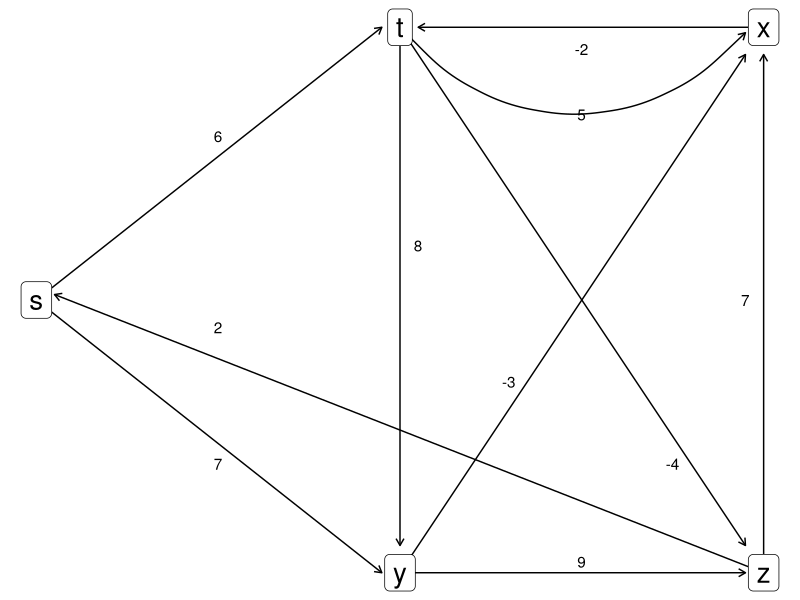
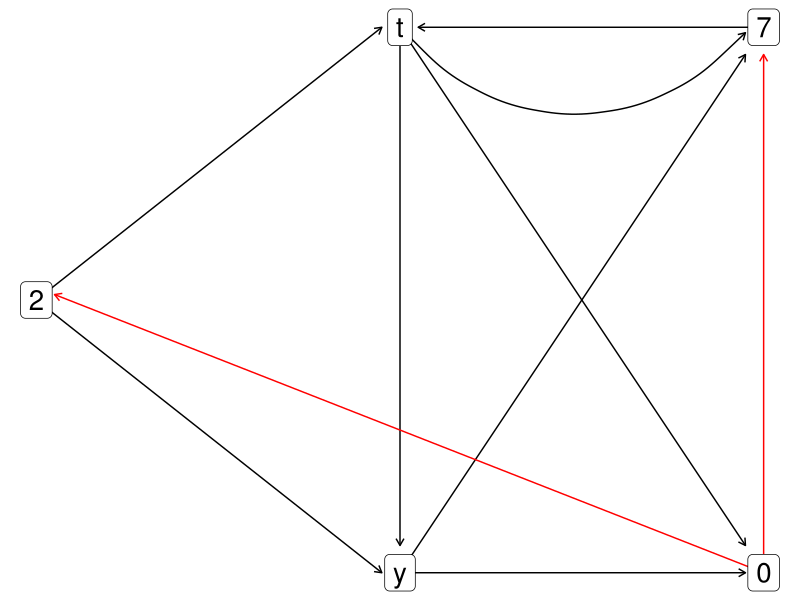
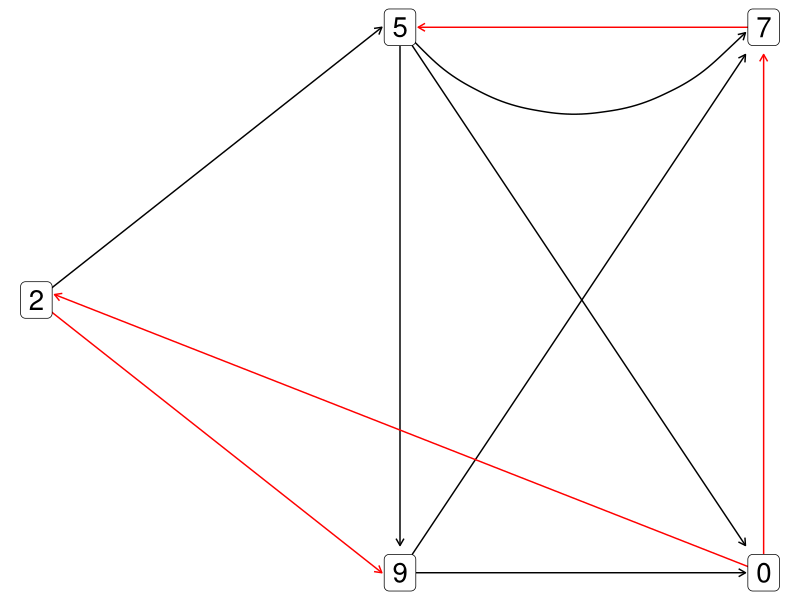
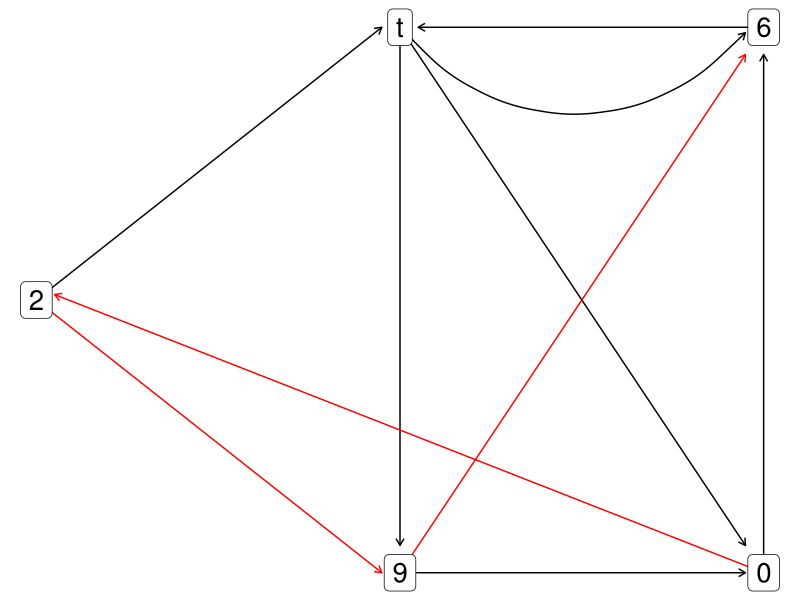
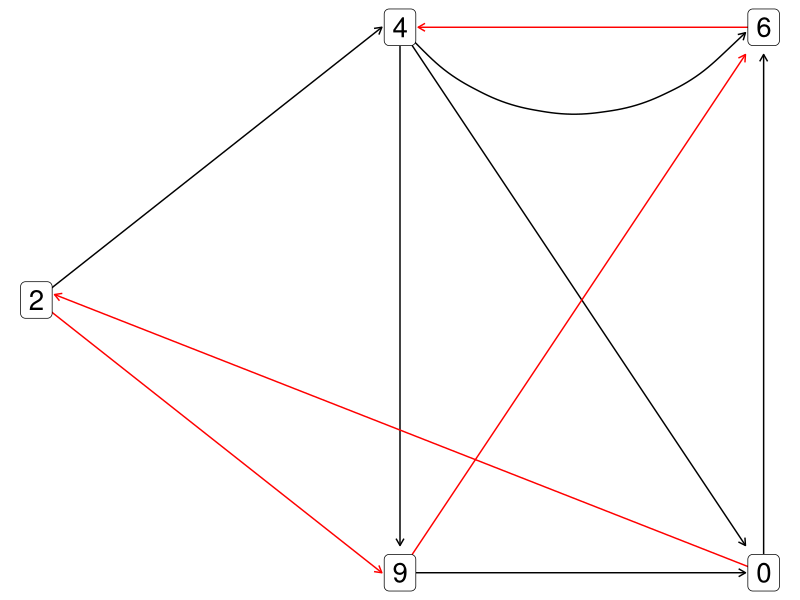
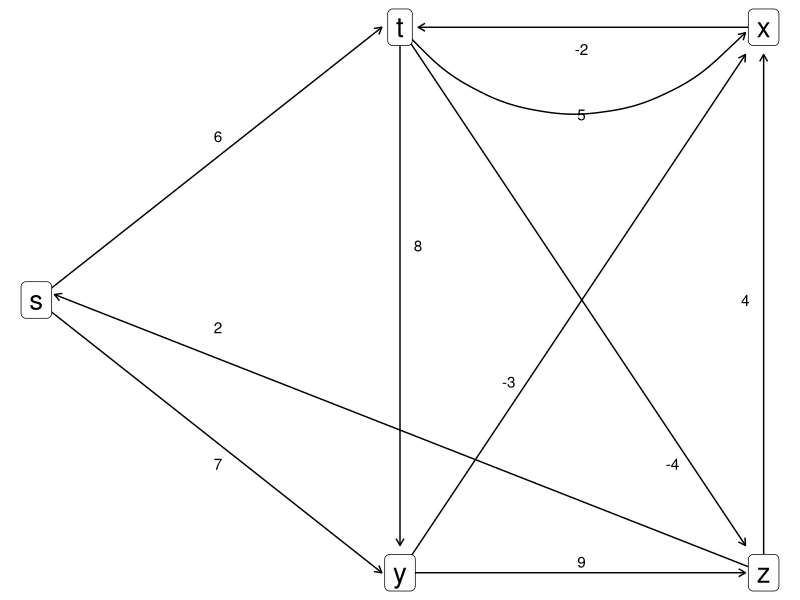
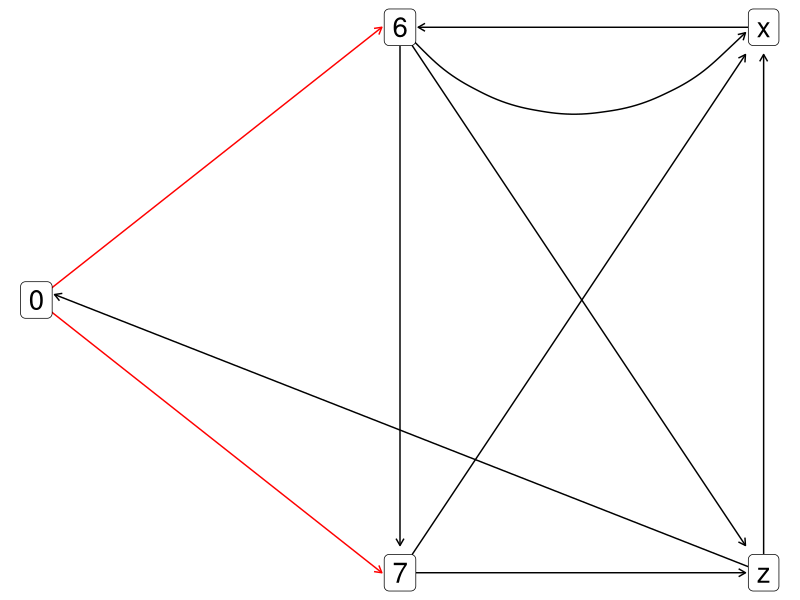
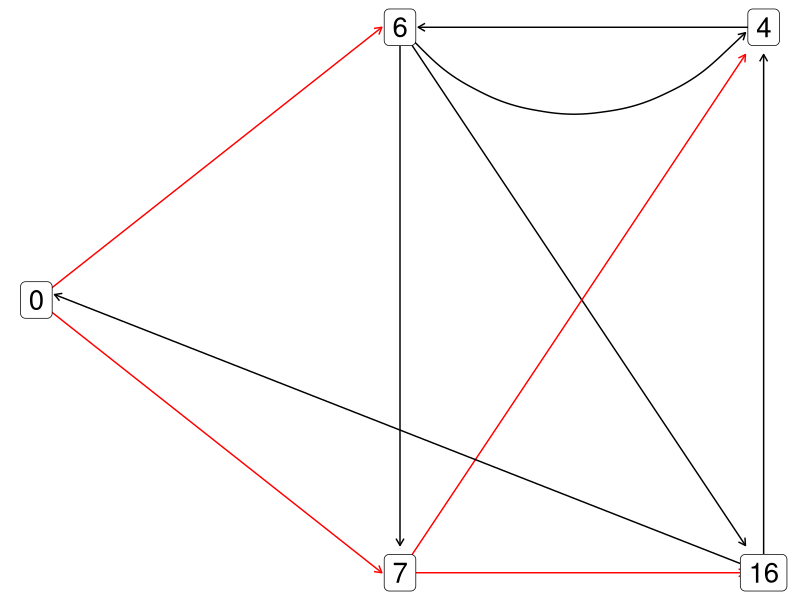

Here is the R script that generated these plots, in order:
## ---- chunk 1
knitr::opts_chunk$set(echo = TRUE)
rm(list=ls())
library(dplyr)
library(ggplot2)
## ---- chunk 2
data = data.frame(
  label = c("s","t","x","y","z"),
  x = c(0,2,4,2,4),
  y = c(0,5,5,-5,-5)
)

graf = 
  ggplot() +
  # s-t
  geom_segment(aes(x=0,xend=2-.1,
                   y=0,yend=5),
               arrow = arrow(length = unit(.2,"cm"))) +
  # s-y
  geom_segment(aes(x=0,xend=2-.1,
                   y=0,yend=-5),
               arrow = arrow(length = unit(.2,"cm"))) +
  # t-x
  geom_curve(aes(x=2,xend=4-.1,
                 y=5,yend=5-.1),
             arrow = arrow(length = unit(.2,"cm"))) +
  # x-t
  geom_segment(aes(x=4,xend=2+.1,
                   y=5,yend=5),
               arrow = arrow(length = unit(.2,"cm"))) +
  # t-z
  geom_segment(aes(x=2,xend=4-.1,
                   y=5,yend=-5+.5),
               arrow = arrow(length = unit(.2,"cm"))) +
  # t-y
  geom_segment(aes(x=2,xend=2,
                   y=5,yend=-5+.5),
               arrow = arrow(length = unit(.2,"cm"))) +
  # y-z
  geom_segment(aes(x=2,xend=4-.1,
                   y=-5,yend=-5),
               arrow = arrow(length = unit(.2,"cm"))) +
  # y-x
  geom_segment(aes(x=2,xend=4-.1,
                   y=-5,yend=5-.5),
               arrow = arrow(length = unit(.2,"cm"))) +
  # z-x
  geom_segment(aes(x=4,xend=4,
                   y=-5,yend=5-.5),
               arrow = arrow(length = unit(.2,"cm"))) +
  # z-s
  geom_segment(aes(x=4,xend=0+.1,
                   y=-5,yend=0+.1),
               arrow = arrow(length = unit(.2,"cm"))) +
  geom_label(data = data,
             aes(x = x, 
                 y = y,
                 label = label),
             size = 7) +
  theme_void()
## ---- chunk 3
graf_soal = 
  graf +
  # s-t = 6
  annotate("text",x = 1,y=3,label = "6") +
  # s-y = 7
  annotate("text",x = 1,y=-3,label = "7") +
  # t-x = 5
  annotate("text",x = 3,y=3.4,label = "5") +
  # x-t = -2
  annotate("text",x = 3,y=4.6,label = "-2") +
  # z-x = 7 
  annotate("text",x = 3.9,y=0,label = "7") +
  # y-z = 9
  annotate("text",x = 3,y=-4.8,label = "9") +
  # t-y = 8
  annotate("text",x = 2.1,y=1,label = "8") +
  # z-s = 2 
  annotate("text",x = 1,y=-0.5,label = "2") +
  # y-x = -3
  annotate("text",x = 2.6,y=-1.5,label = "-3") +
  # t-z = -4
  annotate("text",x = 3.5,y=-3,label = "-4")

graf_soal
## ---- chunk 4
data = data.frame(
# label = c("s","t","x","y","z")
  label = c("2","t","7","y","0"),
  x = c(0,2,4,2,4),
  y = c(0,5,5,-5,-5)
)

graf = 
  ggplot() +
  # s-t
  geom_segment(aes(x=0,xend=2-.1,
                   y=0,yend=5),
               arrow = arrow(length = unit(.2,"cm"))) +
  # s-y
  geom_segment(aes(x=0,xend=2-.1,
                   y=0,yend=-5),
               arrow = arrow(length = unit(.2,"cm"))) +
  # t-x
  geom_curve(aes(x=2,xend=4-.1,
                 y=5,yend=5-.1),
             arrow = arrow(length = unit(.2,"cm"))) +
  # x-t
  geom_segment(aes(x=4,xend=2+.1,
                   y=5,yend=5),
               arrow = arrow(length = unit(.2,"cm"))) +
  # t-z
  geom_segment(aes(x=2,xend=4-.1,
                   y=5,yend=-5+.5),
               arrow = arrow(length = unit(.2,"cm"))) +
  # t-y
  geom_segment(aes(x=2,xend=2,
                   y=5,yend=-5+.5),
               arrow = arrow(length = unit(.2,"cm"))) +
  # y-z
  geom_segment(aes(x=2,xend=4-.1,
                   y=-5,yend=-5),
               arrow = arrow(length = unit(.2,"cm"))) +
  # y-x
  geom_segment(aes(x=2,xend=4-.1,
                   y=-5,yend=5-.5),
               arrow = arrow(length = unit(.2,"cm"))) +
  # z-x
  geom_segment(aes(x=4,xend=4,
                   y=-5,yend=5-.5),
               arrow = arrow(length = unit(.2,"cm")),
               color = "red") +
  # z-s
  geom_segment(aes(x=4,xend=0+.1,
                   y=-5,yend=0+.1),
               arrow = arrow(length = unit(.2,"cm")),
               color = "red") +
  geom_label(data = data,
             aes(x = x, 
                 y = y,
                 label = label),
             size = 7) +
  theme_void()

graf
## ---- chunk 5
data = data.frame(
# label = c("s","t","x","y","z")
  label = c("2","5","7","9","0"),
  x = c(0,2,4,2,4),
  y = c(0,5,5,-5,-5)
)

graf = 
  ggplot() +
  # s-t
  geom_segment(aes(x=0,xend=2-.1,
                   y=0,yend=5),
               arrow = arrow(length = unit(.2,"cm"))) +
  # s-y
  geom_segment(aes(x=0,xend=2-.1,
                   y=0,yend=-5),
               arrow = arrow(length = unit(.2,"cm")),
               color = "red") +
  # t-x
  geom_curve(aes(x=2,xend=4-.1,
                 y=5,yend=5-.1),
             arrow = arrow(length = unit(.2,"cm"))) +
  # x-t
  geom_segment(aes(x=4,xend=2+.1,
                   y=5,yend=5),
               arrow = arrow(length = unit(.2,"cm")),
               color = "red") +
  # t-z
  geom_segment(aes(x=2,xend=4-.1,
                   y=5,yend=-5+.5),
               arrow = arrow(length = unit(.2,"cm"))) +
  # t-y
  geom_segment(aes(x=2,xend=2,
                   y=5,yend=-5+.5),
               arrow = arrow(length = unit(.2,"cm"))) +
  # y-z
  geom_segment(aes(x=2,xend=4-.1,
                   y=-5,yend=-5),
               arrow = arrow(length = unit(.2,"cm"))) +
  # y-x
  geom_segment(aes(x=2,xend=4-.1,
                   y=-5,yend=5-.5),
               arrow = arrow(length = unit(.2,"cm"))) +
  # z-x
  geom_segment(aes(x=4,xend=4,
                   y=-5,yend=5-.5),
               arrow = arrow(length = unit(.2,"cm")),
               color = "red") +
  # z-s
  geom_segment(aes(x=4,xend=0+.1,
                   y=-5,yend=0+.1),
               arrow = arrow(length = unit(.2,"cm")),
               color = "red") +
  geom_label(data = data,
             aes(x = x, 
                 y = y,
                 label = label),
             size = 7) +
  theme_void()

graf
## ---- chunk 6
data = data.frame(
# label = c("s","t","x","y","z")
  label = c("2","t","6","9","0"),
  x = c(0,2,4,2,4),
  y = c(0,5,5,-5,-5)
)

graf = 
  ggplot() +
  # s-t
  geom_segment(aes(x=0,xend=2-.1,
                   y=0,yend=5),
               arrow = arrow(length = unit(.2,"cm"))) +
  # s-y
  geom_segment(aes(x=0,xend=2-.1,
                   y=0,yend=-5),
               arrow = arrow(length = unit(.2,"cm")),
               color = "red") +
  # t-x
  geom_curve(aes(x=2,xend=4-.1,
                 y=5,yend=5-.1),
             arrow = arrow(length = unit(.2,"cm"))) +
  # x-t
  geom_segment(aes(x=4,xend=2+.1,
                   y=5,yend=5),
               arrow = arrow(length = unit(.2,"cm"))) +
  # t-z
  geom_segment(aes(x=2,xend=4-.1,
                   y=5,yend=-5+.5),
               arrow = arrow(length = unit(.2,"cm"))) +
  # t-y
  geom_segment(aes(x=2,xend=2,
                   y=5,yend=-5+.5),
               arrow = arrow(length = unit(.2,"cm"))) +
  # y-z
  geom_segment(aes(x=2,xend=4-.1,
                   y=-5,yend=-5),
               arrow = arrow(length = unit(.2,"cm"))) +
  # y-x
  geom_segment(aes(x=2,xend=4-.1,
                   y=-5,yend=5-.5),
               arrow = arrow(length = unit(.2,"cm")),
               color = "red") +
  # z-x
  geom_segment(aes(x=4,xend=4,
                   y=-5,yend=5-.5),
               arrow = arrow(length = unit(.2,"cm"))) +
  # z-s
  geom_segment(aes(x=4,xend=0+.1,
                   y=-5,yend=0+.1),
               arrow = arrow(length = unit(.2,"cm")),
               color = "red") +
  geom_label(data = data,
             aes(x = x, 
                 y = y,
                 label = label),
             size = 7) +
  theme_void()

graf
## ---- chunk 7
data = data.frame(
# label = c("s","t","x","y","z")
  label = c("2","4","6","9","0"),
  x = c(0,2,4,2,4),
  y = c(0,5,5,-5,-5)
)

graf = 
  ggplot() +
  # s-t
  geom_segment(aes(x=0,xend=2-.1,
                   y=0,yend=5),
               arrow = arrow(length = unit(.2,"cm"))) +
  # s-y
  geom_segment(aes(x=0,xend=2-.1,
                   y=0,yend=-5),
               arrow = arrow(length = unit(.2,"cm")),
               color = "red") +
  # t-x
  geom_curve(aes(x=2,xend=4-.1,
                 y=5,yend=5-.1),
             arrow = arrow(length = unit(.2,"cm"))) +
  # x-t
  geom_segment(aes(x=4,xend=2+.1,
                   y=5,yend=5),
               arrow = arrow(length = unit(.2,"cm")),
               color = "red") +
  # t-z
  geom_segment(aes(x=2,xend=4-.1,
                   y=5,yend=-5+.5),
               arrow = arrow(length = unit(.2,"cm"))) +
  # t-y
  geom_segment(aes(x=2,xend=2,
                   y=5,yend=-5+.5),
               arrow = arrow(length = unit(.2,"cm"))) +
  # y-z
  geom_segment(aes(x=2,xend=4-.1,
                   y=-5,yend=-5),
               arrow = arrow(length = unit(.2,"cm"))) +
  # y-x
  geom_segment(aes(x=2,xend=4-.1,
                   y=-5,yend=5-.5),
               arrow = arrow(length = unit(.2,"cm")),
               color = "red") +
  # z-x
  geom_segment(aes(x=4,xend=4,
                   y=-5,yend=5-.5),
               arrow = arrow(length = unit(.2,"cm"))) +
  # z-s
  geom_segment(aes(x=4,xend=0+.1,
                   y=-5,yend=0+.1),
               arrow = arrow(length = unit(.2,"cm")),
               color = "red") +
  geom_label(data = data,
             aes(x = x, 
                 y = y,
                 label = label),
             size = 7) +
  theme_void()

graf
## ---- chunk 8
rm(list=ls())
data = data.frame(
  label = c("s","t","x","y","z"),
  x = c(0,2,4,2,4),
  y = c(0,5,5,-5,-5)
)

graf = 
  ggplot() +
  # s-t
  geom_segment(aes(x=0,xend=2-.1,
                   y=0,yend=5),
               arrow = arrow(length = unit(.2,"cm"))) +
  # s-y
  geom_segment(aes(x=0,xend=2-.1,
                   y=0,yend=-5),
               arrow = arrow(length = unit(.2,"cm"))) +
  # t-x
  geom_curve(aes(x=2,xend=4-.1,
                 y=5,yend=5-.1),
             arrow = arrow(length = unit(.2,"cm"))) +
  # x-t
  geom_segment(aes(x=4,xend=2+.1,
                   y=5,yend=5),
               arrow = arrow(length = unit(.2,"cm"))) +
  # t-z
  geom_segment(aes(x=2,xend=4-.1,
                   y=5,yend=-5+.5),
               arrow = arrow(length = unit(.2,"cm"))) +
  # t-y
  geom_segment(aes(x=2,xend=2,
                   y=5,yend=-5+.5),
               arrow = arrow(length = unit(.2,"cm"))) +
  # y-z
  geom_segment(aes(x=2,xend=4-.1,
                   y=-5,yend=-5),
               arrow = arrow(length = unit(.2,"cm"))) +
  # y-x
  geom_segment(aes(x=2,xend=4-.1,
                   y=-5,yend=5-.5),
               arrow = arrow(length = unit(.2,"cm"))) +
  # z-x
  geom_segment(aes(x=4,xend=4,
                   y=-5,yend=5-.5),
               arrow = arrow(length = unit(.2,"cm"))) +
  # z-s
  geom_segment(aes(x=4,xend=0+.1,
                   y=-5,yend=0+.1),
               arrow = arrow(length = unit(.2,"cm"))) +
  geom_label(data = data,
             aes(x = x, 
                 y = y,
                 label = label),
             size = 7) +
  theme_void()
## ---- chunk 9
graf_soal = 
  graf +
  # s-t = 6
  annotate("text",x = 1,y=3,label = "6") +
  # s-y = 7
  annotate("text",x = 1,y=-3,label = "7") +
  # t-x = 5
  annotate("text",x = 3,y=3.4,label = "5") +
  # x-t = -2
  annotate("text",x = 3,y=4.6,label = "-2") +
  # z-x = 4 
  annotate("text",x = 3.9,y=0,label = "4") +
  # y-z = 9
  annotate("text",x = 3,y=-4.8,label = "9") +
  # t-y = 8
  annotate("text",x = 2.1,y=1,label = "8") +
  # z-s = 2 
  annotate("text",x = 1,y=-0.5,label = "2") +
  # y-x = -3
  annotate("text",x = 2.6,y=-1.5,label = "-3") +
  # t-z = -4
  annotate("text",x = 3.5,y=-3,label = "-4")

graf_soal
## ---- chunk 10
data = data.frame(
# label = c("s","t","x","y","z")
  label = c("0","6","x","7","z"),
  x = c(0,2,4,2,4),
  y = c(0,5,5,-5,-5)
)

graf = 
  ggplot() +
  # s-t
  geom_segment(aes(x=0,xend=2-.1,
                   y=0,yend=5),
               arrow = arrow(length = unit(.2,"cm")),
               color = "red") +
  # s-y
  geom_segment(aes(x=0,xend=2-.1,
                   y=0,yend=-5),
               arrow = arrow(length = unit(.2,"cm")),
               color = "red") +
  # t-x
  geom_curve(aes(x=2,xend=4-.1,
                 y=5,yend=5-.1),
             arrow = arrow(length = unit(.2,"cm"))) +
  # x-t
  geom_segment(aes(x=4,xend=2+.1,
                   y=5,yend=5),
               arrow = arrow(length = unit(.2,"cm"))) +
  # t-z
  geom_segment(aes(x=2,xend=4-.1,
                   y=5,yend=-5+.5),
               arrow = arrow(length = unit(.2,"cm"))) +
  # t-y
  geom_segment(aes(x=2,xend=2,
                   y=5,yend=-5+.5),
               arrow = arrow(length = unit(.2,"cm"))) +
  # y-z
  geom_segment(aes(x=2,xend=4-.1,
                   y=-5,yend=-5),
               arrow = arrow(length = unit(.2,"cm"))) +
  # y-x
  geom_segment(aes(x=2,xend=4-.1,
                   y=-5,yend=5-.5),
               arrow = arrow(length = unit(.2,"cm"))) +
  # z-x
  geom_segment(aes(x=4,xend=4,
                   y=-5,yend=5-.5),
               arrow = arrow(length = unit(.2,"cm"))) +
  # z-s
  geom_segment(aes(x=4,xend=0+.1,
                   y=-5,yend=0+.1),
               arrow = arrow(length = unit(.2,"cm"))) +
  geom_label(data = data,
             aes(x = x, 
                 y = y,
                 label = label),
             size = 7) +
  theme_void()

graf
## ---- chunk 11
data = data.frame(
# label = c("s","t","x","y","z")
  label = c("0","6","4","7","16"),
  x = c(0,2,4,2,4),
  y = c(0,5,5,-5,-5)
)

graf = 
  ggplot() +
  # s-t
  geom_segment(aes(x=0,xend=2-.1,
                   y=0,yend=5),
               arrow = arrow(length = unit(.2,"cm")),
               color = "red") +
  # s-y
  geom_segment(aes(x=0,xend=2-.1,
                   y=0,yend=-5),
               arrow = arrow(length = unit(.2,"cm")),
               color = "red") +
  # t-x
  geom_curve(aes(x=2,xend=4-.1,
                 y=5,yend=5-.1),
             arrow = arrow(length = unit(.2,"cm"))) +
  # x-t
  geom_segment(aes(x=4,xend=2+.1,
                   y=5,yend=5),
               arrow = arrow(length = unit(.2,"cm"))) +
  # t-z
  geom_segment(aes(x=2,xend=4-.1,
                   y=5,yend=-5+.5),
               arrow = arrow(length = unit(.2,"cm"))) +
  # t-y
  geom_segment(aes(x=2,xend=2,
                   y=5,yend=-5+.5),
               arrow = arrow(length = unit(.2,"cm"))) +
  # y-z
  geom_segment(aes(x=2,xend=4-.1,
                   y=-5,yend=-5),
               arrow = arrow(length = unit(.2,"cm")),
               color = "red") +
  # y-x
  geom_segment(aes(x=2,xend=4-.1,
                   y=-5,yend=5-.5),
               arrow = arrow(length = unit(.2,"cm")),
               color = "red") +
  # z-x
  geom_segment(aes(x=4,xend=4,
                   y=-5,yend=5-.5),
               arrow = arrow(length = unit(.2,"cm"))) +
  # z-s
  geom_segment(aes(x=4,xend=0+.1,
                   y=-5,yend=0+.1),
               arrow = arrow(length = unit(.2,"cm"))) +
  geom_label(data = data,
             aes(x = x, 
                 y = y,
                 label = label),
             size = 7) +
  theme_void()

graf
## ---- chunk 12
data = data.frame(
# label = c("s","t","x","y","z")
  label = c("0","2","4","7","-2"),
  x = c(0,2,4,2,4),
  y = c(0,5,5,-5,-5)
)

graf = 
  ggplot() +
  # s-t
  geom_segment(aes(x=0,xend=2-.1,
                   y=0,yend=5),
               arrow = arrow(length = unit(.2,"cm"))) +
  # s-y
  geom_segment(aes(x=0,xend=2-.1,
                   y=0,yend=-5),
               arrow = arrow(length = unit(.2,"cm")),
               color = "red") +
  # t-x
  geom_curve(aes(x=2,xend=4-.1,
                 y=5,yend=5-.1),
             arrow = arrow(length = unit(.2,"cm"))) +
  # x-t
  geom_segment(aes(x=4,xend=2+.1,
                   y=5,yend=5),
               arrow = arrow(length = unit(.2,"cm")),
               color = "red") +
  # t-z
  geom_segment(aes(x=2,xend=4-.1,
                   y=5,yend=-5+.5),
               arrow = arrow(length = unit(.2,"cm")),
               color = "red") +
  # t-y
  geom_segment(aes(x=2,xend=2,
                   y=5,yend=-5+.5),
               arrow = arrow(length = unit(.2,"cm"))) +
  # y-z
  geom_segment(aes(x=2,xend=4-.1,
                   y=-5,yend=-5),
               arrow = arrow(length = unit(.2,"cm"))) +
  # y-x
  geom_segment(aes(x=2,xend=4-.1,
                   y=-5,yend=5-.5),
               arrow = arrow(length = unit(.2,"cm")),
               color = "red") +
  # z-x
  geom_segment(aes(x=4,xend=4,
                   y=-5,yend=5-.5),
               arrow = arrow(length = unit(.2,"cm"))) +
  # z-s
  geom_segment(aes(x=4,xend=0+.1,
                   y=-5,yend=0+.1),
               arrow = arrow(length = unit(.2,"cm"))) +
  geom_label(data = data,
             aes(x = x, 
                 y = y,
                 label = label),
             size = 7) +
  theme_void()

graf
